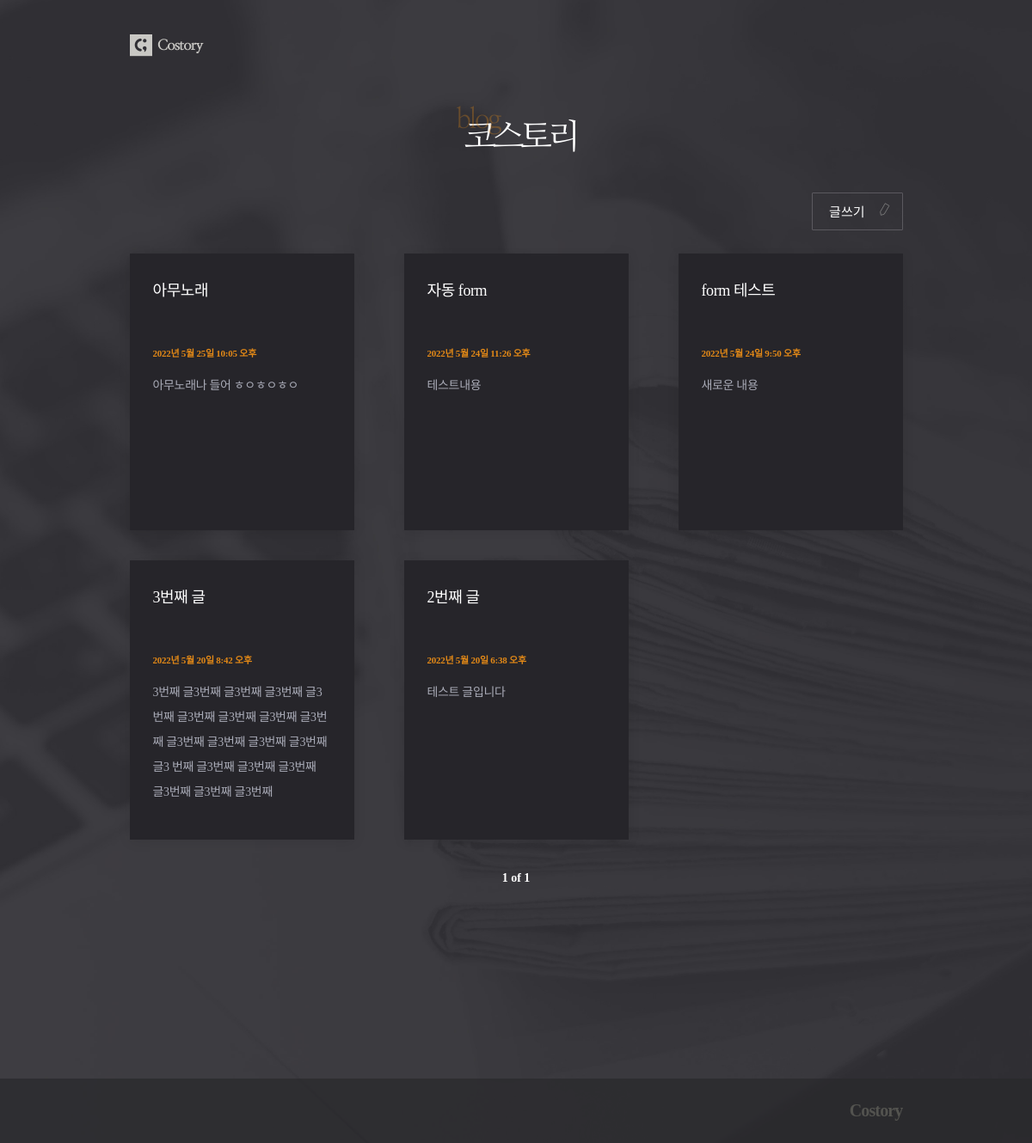
The app's page /, older data.
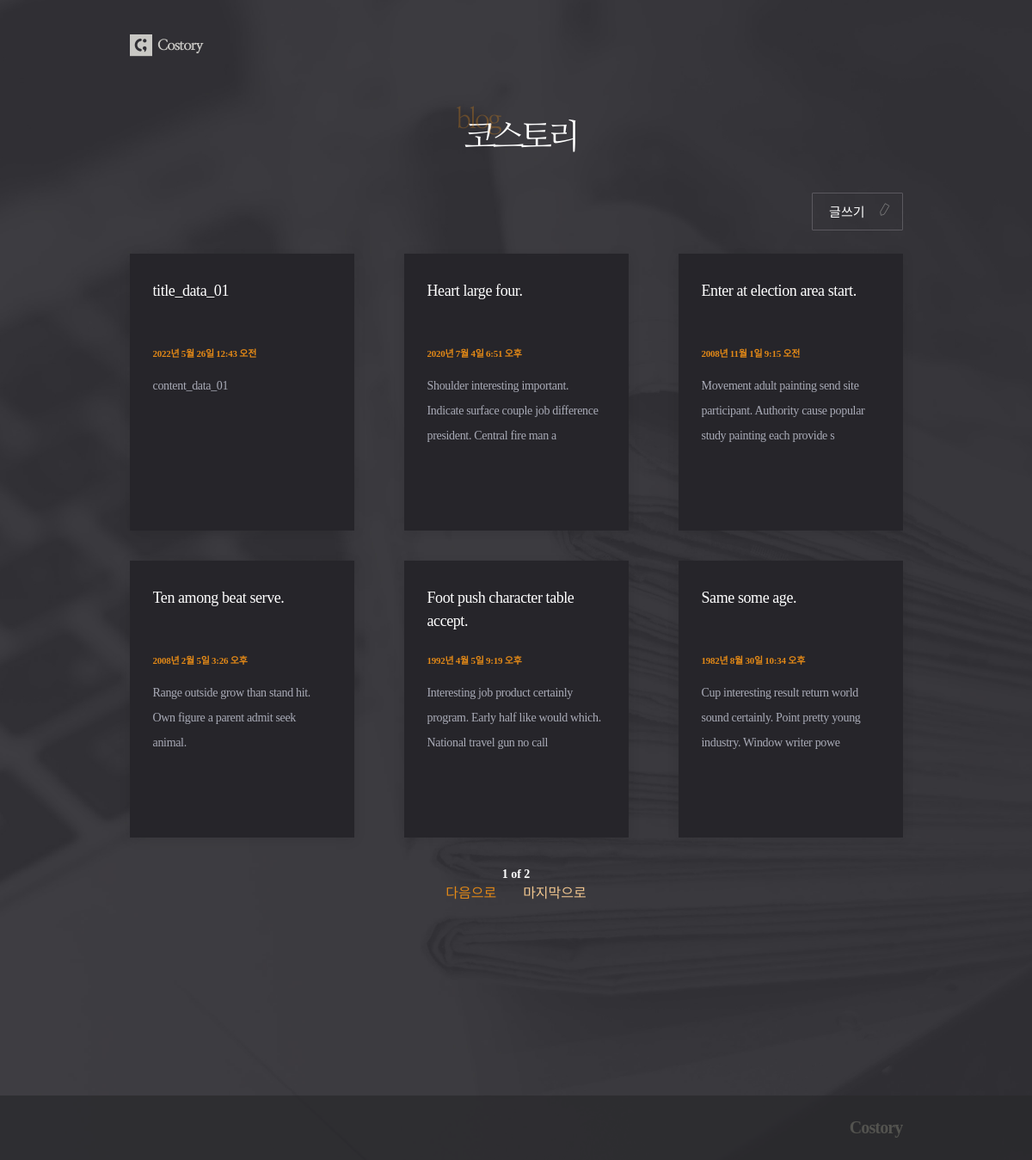
The same page, newer data.
### posts/models.py (models this page shows, shortened)
class Post(models.Model):
    title = models.CharField(max_length=50, unique=True, error_messages={'unique' : "중복된 제목입니다."})
    content = models.TextField(validators=[MinLengthValidator(10, "10자 이상 적어주세요"), validate_symbols])
    dt_create = models.DateTimeField(verbose_name="Date Create", auto_now_add=True)
    dt_modified = models.DateTimeField(verbose_name="Date Modified", auto_now=True)

### posts/views.py (the view)
# urls.py: path('', views.PostListView.as_view(), name='post-list'),
class PostListView(ListView):
    model = Post
    template_name = 'posts/post_list.html'
    context_object_name = 'posts'
    ordering = ['-dt_create']
    paginate_by = 6
    page_kwarg = 'page'

### posts/templates/posts/post_list.html (shortened to what this page needs)
{% extends './base.html' %}
{% load static %}
{% block css %}
    <link rel="stylesheet" href="{% static 'posts/css/post_list.css' %}">
{% endblock css %}
{% block logo_text %}
    <div id="header">
        <div class="container">
            <h1><img src="{% static 'posts/images/headertxt.png' %}"></h1>
        </div>
    </div>
{% endblock logo_text %}
{% block content %}
    <div class='btn_post'>
        <a href="{% url 'post-create' %}">글쓰기</a>
    </div>
    {% if page_obj.object_list %}
        <div class="post_container">
            {% for post in page_obj.object_list %}
                <div class="post"><a href="{% url 'post-detail' post.id %}">
                    <h2 class="title">{{post.title}}</h2>
                    <p class="date">{{post.dt_create}}</p>
                    <p class="text">{{post.content|slice:"100"}}</p>
                </a></div>
            {% endfor %}
        </div>
        <div class="paging">
            <span>
                <p>{{ page_obj.number }} of {{ page_obj.paginator.num_pages }}</p>
            {% if page_obj.has_next %}
                <a href="?page={{ page_obj.next_page_number }}" class="next">다음으로</a>
                <a href="?page={{ page_obj.paginator.num_pages }}" class="last">마지막으로</a>
            {% endif %}
        </div>
    {% else %}
        <div class="blank">
            <p>글이 없습니다.</p>
        </div>
    {% endif %}
{% endblock content %}

### posts/templates/posts/base.html (shortened to what this page needs)
{% load static %}
<!DOCTYPE HTML>
<html lang="en">
    <head>
        {% block css %}
        {% endblock css %}
    </head>
    <body>
        <div id="warp">
            <div id="header">
                <div id="nav">
                    <div class="logo">
                        <a href="{% url 'post-list' %}"><img src="{% static 'posts/images/logo.png' %}"></a>
                    </div>
                </div>
            </div>
            {% block logo_text %}
            {% endblock logo_text %}
            <div id="content">
                <div class="container">
                    {% block content %}
                    {% endblock content %}
                </div>
            </div>
            <div id="footer">
                <div class="footer">
                    <p>Costory</p>
                </div>
            </div>
        </div>
    </body>
</html>

### posts/static/posts/css/post_list.css (style rules this page uses)
h1,h2,h3,p,a,ul,li { margin: 0; padding: 0; font-family : 'NanumMyeongjo'; font-weight: 200; list-style: none; text-decoration: none; outline: none; color: black; }
html { position: relative; min-height: 100%; margin: 0; }
body { min-height: 100%; margin: 0; padding: 0; background: url(../images/bg.jpg) no-repeat center top/cover; -webkit-font-smoothing: antialiased; -moz-osx-font-smoothing: auto; }
img { margin: 0; padding: 0; border: 0; }
#nav { height: 60px; }
#header { margin: 23px 0 39px; }
#content { margin-bottom: 300px; }
#footer { position: absolute; left: 0; bottom: 0; width: 100%; height: 75px; background: rgba(41, 41, 44, 0.7); }
.container { width: 899px; margin: 0 auto; }
.logo { width: 65%; min-width: 899px; margin: 0 auto; padding-top: 17px; }
.logo img { width: 88px; }
h1 { text-align: center; }
h1 img { width: 139px; }
.btn_post { text-align: right; }
.btn_post a { display: inline-block; margin-bottom: 27px; padding: 10px 43px 11px 19px; font-size: 15px; color: #fff; border: 1px solid #5b595f; border-radius: 1px; background: url(../images/pen.svg)no-repeat 75px 11px/16px; }
.post_container { display: grid; margin-bottom: 35px; grid-template-columns: repeat(3,1fr); grid-auto-rows: minmax(322px, auto); grid-column-gap: 58px; grid-row-gap: 35px; }
.post { background: #26252a; padding: 30px 29px 40px 27px; box-shadow: 0 2px 14px 0 rgba(0, 0, 0, 0.09); }
.post h2 { height: 54px; font-size: 18px; color: #fff; line-height: 1.5; letter-spacing: -0.42px; overflow: hidden; text-overflow: ellipsis; display: -webkit-box; -webkit-line-clamp: 2; -webkit-box-orient: vertical; word-wrap:break-word; }
.post .date { margin: 23px 0 17px; font-size: 11px; font-weight: bold; color: #e38917; letter-spacing: -0.25px; }
.post .text { font-size: 14px; color: #a9abb7; line-height: 2.07; letter-spacing: -0.32px; overflow: hidden; text-overflow: ellipsis; display: -webkit-box; -webkit-line-clamp: 5; -webkit-box-orient: vertical; word-wrap:break-word; }
.paging { text-align: center; }
.paging a { display: inline-block; }
.paging .first,.paging .last { color: #f1c68f; }
.paging .last { margin-left: 27px; }
.paging .prev,.paging .next { color: #e38917; }
.paging span { display: inline-block; }
.paging span p { font-size: 14px; font-weight: bold; color: #fff; margin: 0 22px; }
.footer { width: 65%; min-width: 899px; margin: 0 auto; }
.footer p { text-align: right; font-size: 20px; line-height: 75px; font-weight: 800; letter-spacing: -0.85px; color: #53534f; }

Row changes from the older to the newer data that the page shows:
removed Post: title "아무노래", dt_create "2022년 5월 25일 10:05 오후", content "아무노래나 들어 ㅎㅇㅎㅇㅎㅇ"
removed Post: title "자동 form", dt_create "2022년 5월 24일 11:26 오후", content "테스트내용"
removed Post: title "form 테스트", dt_create "2022년 5월 24일 9:50 오후", content "새로운 내용"
removed Post: title "3번째 글", dt_create "2022년 5월 20일 8:42 오후", content "3번째 글3번째 글3번째 글3번째 글3번째 글3번째 글3번째 글3번째 글3번째 글3번째 글3번째 글3번째 글3번째 글3 번째 글3번째 글3번째 글3번째 글3번째 글3번째 글3번째"
removed Post: title "2번째 글", dt_create "2022년 5월 20일 6:38 오후", content "테스트 글입니다"
added Post: title "title_data_01", dt_create "2022년 5월 26일 12:43 오전", content "content_data_01"
added Post: title "Heart large four.", dt_create "2020년 7월 4일 6:51 오후", content "Shoulder interesting important. Indicate surface couple job difference president. Central fire man a"
added Post: title "Enter at election area start.", dt_create "2008년 11월 1일 9:15 오전", content "Movement adult painting send site participant. Authority cause popular study painting each provide s"
added Post: title "Ten among beat serve.", dt_create "2008년 2월 5일 3:26 오후", content "Range outside grow than stand hit. Own figure a parent admit seek animal."
added Post: title "Foot push character table accept.", dt_create "1992년 4월 5일 9:19 오후", content "Interesting job product certainly program. Early half like would which. National travel gun no call"
added Post: title "Same some age.", dt_create "1982년 8월 30일 10:34 오후", content "Cup interesting result return world sound certainly. Point pretty young industry. Window writer powe"
Text that changed along with them:
{{ page_obj.paginator.num_pages }}: "1" → "2"
text now shown: "다음으로 마지막으로"
